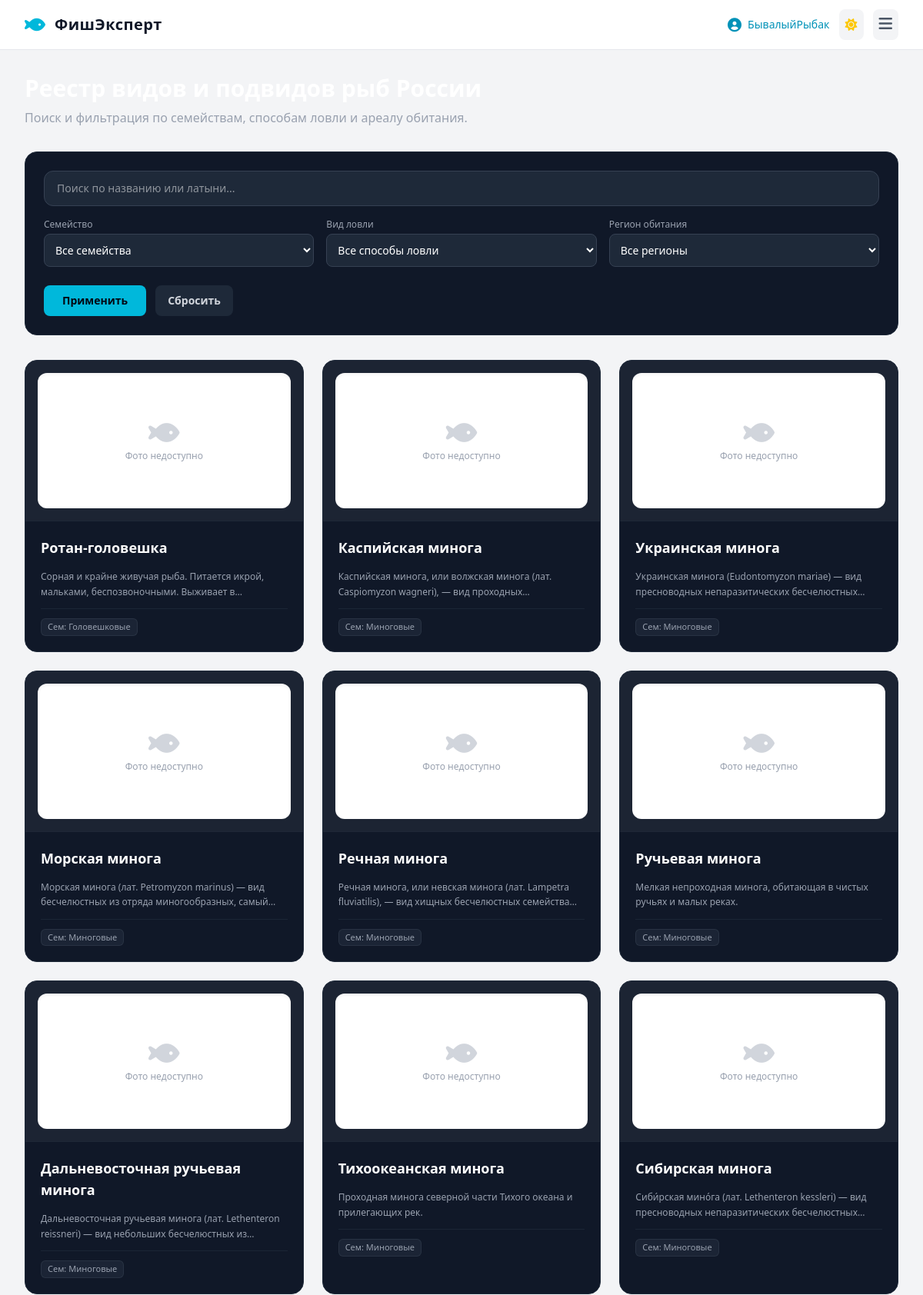
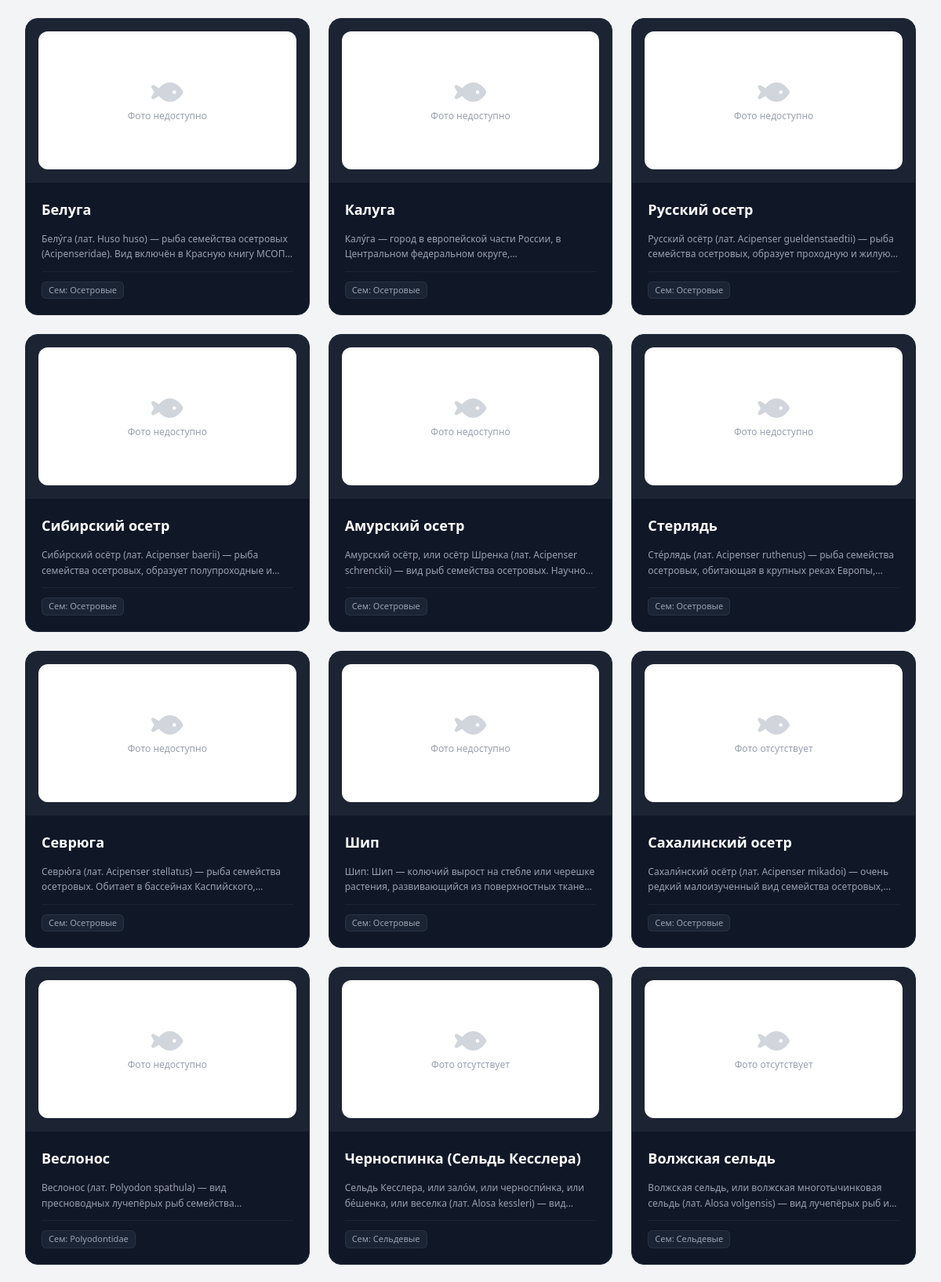
/fishes (signed in, upper part), run on the app's committed database (2 pictures, top to bottom).
### app.py (models this page shows)
class User(UserMixin, db.Model):
    __tablename__ = 'users'
    id = db.Column(db.Integer, primary_key=True)
    username = db.Column(db.String(64), unique=True, nullable=False)
    email = db.Column(db.String(120), unique=True, nullable=False)
    avatar = db.Column(db.String(255), default='default_avatar.png')
    bio = db.Column(db.Text, nullable=True)
    favorite_tackle = db.Column(db.String(100), nullable=True)
    created_at = db.Column(db.DateTime, default=datetime.utcnow)
    comments = db.relationship('Comment', backref='author', lazy='dynamic')
    likes = db.relationship('Like', backref='user', lazy='dynamic')

class Fish(db.Model):
    __tablename__ = 'fishes'
    id = db.Column(db.String(100), primary_key=True)
    name = db.Column(db.String(100), nullable=False)
    subspecies = db.Column(db.String(100), nullable=True)
    family = db.Column(db.String(100), nullable=True)
    rarity = db.Column(db.String(100), nullable=True)
    short_desc = db.Column(db.Text, nullable=True)
    description = db.Column(db.Text, nullable=True)
    difficulty = db.Column(db.String(50), nullable=True)
    taste = db.Column(db.String(50), nullable=True)
    baits = db.Column(db.String(255), nullable=True)
    tackle = db.Column(db.String(255), nullable=True)
    methods = db.Column(db.String(255), nullable=True)
    habitat_region = db.Column(db.String(255), nullable=True)
    habitat = db.Column(db.String(255), nullable=True)
    image = db.Column(db.String(500), nullable=True)

### app.py (the view, shortened to what this page needs)
@app.route('/fishes')
def fishes():
    search_query = (request.args.get('search') or request.args.get('q') or '').strip().lower()
    selected_family = request.args.get('family', '').strip().lower()
    selected_method = request.args.get('method', '').strip().lower()
    selected_region = request.args.get('region', '').strip().lower()
    filtered_fishes = []
    for f in _CACHE['all_fishes']:
        f_name = str(getattr(f, 'name', '') or '').lower()
        f_subspecies = str(getattr(f, 'subspecies', '') or '').lower()
        f_latin = str(getattr(f, 'latin_name', '') or '').lower()
        f_family = str(getattr(f, 'family', '') or '').lower()
        f_methods = str(getattr(f, 'methods', '') or getattr(f, 'tackle', '') or '').lower()
        f_region = str(getattr(f, 'habitat_region', '') or getattr(f, 'habitat', '') or '').lower()
        f_desc = str(getattr(f, 'description', '') or getattr(f, 'short_desc', '') or '').lower()
        if search_query and not (
                search_query in f_name or search_query in f_subspecies or search_query in f_latin or search_query in f_desc):
            continue
        if selected_family and f_family != selected_family:
            continue
        if selected_method and selected_method not in f_methods:
            continue
        if selected_region and selected_region not in f_region:
            continue
        filtered_fishes.append(f)
    return render_template(
        'fishes.html',
        fishes=filtered_fishes,
        families=_CACHE['families_set'],
        methods=_CACHE['methods_set'],
        regions=_CACHE['regions_set'],
        family_names=FAMILY_TRANSLATIONS,
        selected_search=search_query,
        selected_family=selected_family,
        selected_method=selected_method,
        selected_region=selected_region
    )

### app.py (called while the page is built)
@login_manager.user_loader
def load_user(user_id):
    return db.session.get(User, int(user_id))

### templates/fishes.html (shortened to what this page needs)
{% extends "base.html" %}
{% block content %}
<div class="space-y-8">
    <div>
        <h1 class="text-3xl font-bold text-white mb-2">Реестр видов и подвидов рыб России</h1>
        <p class="text-gray-400">Поиск и фильтрация по семействам, способам ловли и ареалу обитания.</p>
    </div>
    <form method="GET" action="{{ url_for('fishes') }}" class="bg-gray-900 p-6 rounded-2xl border border-gray-800 space-y-4">
        <div class="relative">
            <input type="text" name="search" value="{{ selected_search or '' }}" placeholder="Поиск по названию или латыни..." class="w-full bg-gray-800 border border-gray-700 rounded-xl px-4 py-3 text-sm text-white focus:outline-none focus:border-cyan-500">
        </div>
        <div class="grid grid-cols-1 md:grid-cols-3 gap-4">
            <div>
                <label class="block text-xs text-gray-400 mb-1">Семейство</label>
                <select name="family" class="w-full bg-gray-800 border border-gray-700 rounded-lg p-2.5 text-sm text-white">
                    <option value="">Все семейства</option>
                </select>
            </div>
            <div>
                <label class="block text-xs text-gray-400 mb-1">Вид ловли</label>
                <select name="method" class="w-full bg-gray-800 border border-gray-700 rounded-lg p-2.5 text-sm text-white">
                    <option value="">Все способы ловли</option>
                </select>
            </div>
            <div>
                <label class="block text-xs text-gray-400 mb-1">Регион обитания</label>
                <select name="region" class="w-full bg-gray-800 border border-gray-700 rounded-lg p-2.5 text-sm text-white">
                    <option value="">Все регионы</option>
                </select>
            </div>
        </div>
        <div class="flex items-center space-x-3 pt-2">
            <button type="submit" class="bg-cyan-500 hover:bg-cyan-400 text-gray-950 font-bold px-6 py-2.5 rounded-lg text-sm">Применить</button>
            <a href="{{ url_for('fishes') }}" class="bg-gray-800 hover:bg-gray-700 text-gray-300 font-semibold px-4 py-2.5 rounded-lg text-sm">Сбросить</a>
        </div>
    </form>
    {% if fishes %}
    <div class="grid grid-cols-1 md:grid-cols-2 lg:grid-cols-3 gap-6">
        {% for fish in fishes %}
        <a href="{{ url_for('fish_detail', fish_id=fish.id) }}" class="bg-gray-900 rounded-2xl overflow-hidden border border-gray-800 hover:border-cyan-500/50 transition-all duration-300 flex flex-col justify-between group">
            <div>
                <div class="p-4 bg-white/5 border-b border-gray-800/80">
                    <div class="w-full h-44 bg-white rounded-xl p-3 flex items-center justify-center overflow-hidden shadow-inner">
                        {% if fish.image %}
                            {% if fish.image.startswith('http://') or fish.image.startswith('https://') %}
                                <img src="{{ fish.image }}"
                                     alt="{{ fish.name }}"
                                     loading="lazy"
                                     onerror="this.onerror=null; this.parentElement.innerHTML='<div class=\'flex flex-col items-center justify-center text-gray-400\'><i class=\'fa-solid fa-fish text-4xl mb-1 text-gray-300\'></i><span class=\'text-xs\'>Фото недоступно</span></div>';"
                                     class="max-h-full max-w-full object-contain group-hover:scale-105 transition-transform duration-300">
                            {% else %}
                                <img src="{{ url_for('static', filename='images/fishes/' + fish.image) }}"
                                     alt="{{ fish.name }}"
                                     onerror="this.onerror=null; this.src='{{ url_for('static', filename='images/' + fish.image) }}';"
                                     class="max-h-full max-w-full object-contain group-hover:scale-105 transition-transform duration-300">
                            {% endif %}
                        {% else %}
                            <div class="flex flex-col items-center justify-center text-gray-400">
                                <i class="fa-solid fa-fish text-4xl mb-1 text-gray-300"></i>
                                <span class="text-xs">Фото отсутствует</span>
                            </div>
                        {% endif %}
                    </div>
                </div>
                <div class="p-5 space-y-3">
                    <div class="flex justify-between items-start gap-2">
                        <div>
                            <h2 class="text-lg font-bold text-white group-hover:text-cyan-400 transition-colors">{{ fish.name }}</h2>
                        </div>
                    </div>
                    <p class="text-gray-400 text-xs leading-relaxed line-clamp-2">{{ fish.short_desc or fish.description }}</p>
                    <div class="flex flex-wrap gap-1.5 text-[11px] text-gray-400 border-t border-gray-800/80 pt-3">
                        {% if fish.family %}
                        <span class="bg-gray-800/80 border border-gray-700/50 px-2 py-0.5 rounded-md">
                            Сем: {{ family_names.get(fish.family, fish.family) if family_names else fish.family }}
                        </span>
                        {% endif %}
                    </div>
                </div>
            </div>
        </a>
        {% endfor %}
    </div>
    {% else %}
    <div class="bg-gray-900 p-12 text-center rounded-xl border border-gray-800">
        <h3 class="text-lg font-bold text-white">Ничего не найдено</h3>
        <p class="text-gray-400 text-sm mt-1">Попробуйте изменить параметры поиска или сбросить фильтры.</p>
    </div>
    {% endif %}
</div>
{% endblock %}

### templates/base.html (shortened to what this page needs)
<!DOCTYPE html>
<html lang="ru" class="dark">
<head>
    <script src="https://cdn.jsdelivr.net/npm/@tailwindcss/browser@4"></script>
    <link rel="stylesheet" href="https://cdnjs.cloudflare.com/ajax/libs/font-awesome/6.0.0/css/all.min.css">
</head>
<body class="bg-gray-100 dark:bg-gray-950 text-gray-900 dark:text-gray-100 flex flex-col min-h-screen font-sans transition-colors duration-200">
    <nav class="bg-white dark:bg-gray-900 border-b border-gray-200 dark:border-gray-800 sticky top-0 z-50">
        <div class="max-w-7xl mx-auto px-4 sm:px-6 lg:px-8">
            <div class="flex items-center justify-between h-16">
                <a href="{{ url_for('index') }}" class="flex items-center space-x-3 shrink-0">
                    <i class="fa-solid fa-fish text-2xl text-cyan-500 dark:text-cyan-400"></i>
                    <span class="font-bold text-xl tracking-wide text-gray-900 dark:text-white">ФишЭксперт</span>
                </a>
                <div class="flex items-center space-x-3">
                    {% if current_user.is_authenticated %}
                        <a href="{{ url_for('user_profile', username=current_user.username) }}" class="flex items-center space-x-2 text-sm font-medium text-cyan-600 dark:text-cyan-400 hover:underline">
                            <i class="fa-solid fa-user-circle text-lg"></i>
                            <span class="hidden sm:inline">{{ current_user.username }}</span>
                        </a>
                    {% else %}
                        <a href="{{ url_for('login_test') }}" class="text-xs sm:text-sm font-medium bg-cyan-500 hover:bg-cyan-600 text-white px-3 py-1.5 rounded-lg transition">
                            Войти (Тест)
                        </a>
                    {% endif %}
                    <button id="theme-toggle" class="p-2 rounded-lg bg-gray-100 dark:bg-gray-800 text-gray-600 dark:text-gray-300 hover:text-cyan-500 transition cursor-pointer">
                        <i id="theme-icon" class="fa-solid fa-moon"></i>
                    </button>
                    <button id="mobile-menu-btn" class="xl:hidden p-2 rounded-lg bg-gray-100 dark:bg-gray-800 text-gray-600 dark:text-gray-300 focus:outline-none cursor-pointer">
                        <i class="fa-solid fa-bars text-xl"></i>
                    </button>
                </div>
            </div>
        </div>
    </nav>
    <main class="flex-grow max-w-7xl w-full mx-auto px-4 sm:px-6 lg:px-8 py-8">
        {% block content %}{% endblock %}
    </main>
</body>
</html>

### data on the page
User: username "БывалыйРыбак"
Fish: name "Ротан-головешка", short_desc+description "Сорная и крайне живучая рыба. Питается икрой, мальками, беспозвоночными. Выживает…", family "Головешковые"
Fish: name "Каспийская минога", short_desc "Каспийская минога, или волжская минога (лат. Caspiomyzon wagneri), — вид…", family "Миноговые"
Fish: name "Украинская минога", short_desc "Украинская минога (Eudontomyzon mariae) — вид пресноводных непаразитических…", family "Миноговые"
Fish: name "Морская минога", short_desc "Морская минога (лат. Petromyzon marinus) — вид бесчелюстных из отряда миногообразных,…", family "Миноговые"
Fish: name "Речная минога", short_desc "Речная минога, или невская минога (лат. Lampetra fluviatilis), — вид хищных бесчелюстных…", family "Миноговые"
Fish: name "Ручьевая минога", short_desc+description "Мелкая непроходная минога, обитающая в чистых ручьях и малых реках.", family "Миноговые"
Fish: name "Дальневосточная ручьевая минога", short_desc "Дальневосточная ручьевая минога (лат. Lethenteron reissneri) — вид небольших бесчелюстных…", family "Миноговые"
Fish: name "Тихоокеанская минога", short_desc+description "Проходная минога северной части Тихого океана и прилегающих рек.", family "Миноговые"
Fish: name "Сибирская минога", short_desc "Сиби́рская мино́га (лат. Lethenteron kessleri) — вид пресноводных непаразитических…", family "Миноговые"
Fish: name "Белуга", short_desc "Белу́га (лат. Huso huso) — рыба семейства осетровых (Acipenseridae). Вид включён в Красную книгу…", family "Осетровые"
Fish: name "Калуга", short_desc "Калу́га — город в европейской части России, в Центральном федеральном…", family "Осетровые"
Fish: name "Русский осетр", short_desc "Русский осётр (лат. Acipenser gueldenstaedtii) — рыба семейства осетровых, образует проходную и…", family "Осетровые"
Fish: name "Сибирский осетр", short_desc "Сиби́рский осётр (лат. Acipenser baerii) — рыба семейства осетровых, образует полупроходные…", family "Осетровые"
Fish: name "Амурский осетр", short_desc "Амурский осётр, или осётр Шренка (лат. Acipenser schrenckii) — вид рыб семейства осетровых.…", family "Осетровые"
Fish: name "Стерлядь", short_desc "Сте́рлядь (лат. Acipenser ruthenus) — рыба семейства осетровых, обитающая в крупных реках…", family "Осетровые"
Fish: name "Севрюга", short_desc "Севрю́га (лат. Acipenser stellatus) — рыба семейства осетровых. Обитает в бассейнах…", family "Осетровые"
Fish: name "Шип", short_desc "Шип: Шип — колючий вырост на стебле или черешке растения, развивающийся из поверхностных…", family "Осетровые"
Fish: shows "Фото отсутствует", name "Сахалинский осетр", short_desc "Сахали́нский осётр (лат. Acipenser mikadoi) — очень редкий малоизученный вид семейства…", family "Осетровые"
Fish: name "Веслонос", short_desc "Веслонос (лат. Polyodon spathula) — вид пресноводных лучепёрых рыб…", family "Polyodontidae"
Fish: shows "Фото отсутствует", name "Черноспинка (Сельдь Кесслера)", short_desc "Сельдь Кесслера, или зало́м, или черноспи́нка, или бе́шенка, или веселка (лат. Alosa kessleri) —…", family "Сельдевые"
Fish: shows "Фото отсутствует", name "Волжская сельдь", short_desc "Волжская сельдь, или волжская многотычинковая сельдь (лат. Alosa volgensis) — вид лучепёрых рыб…", family "Сельдевые"
